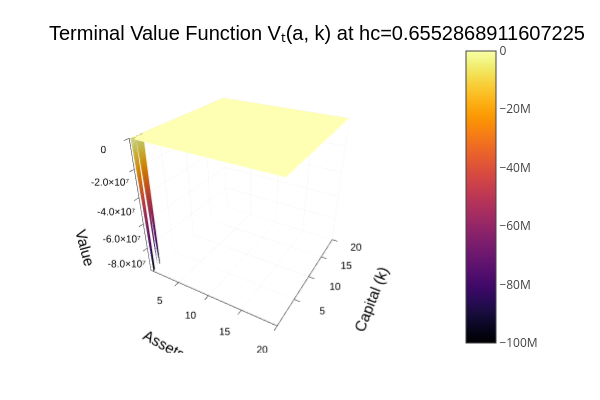

The code cell stored with this chart in its notebook:
### Code cell
using Plots
plotlyjs()
# Get the grids
a_grid = model_baseline.a_grid
k_grid = model_baseline.k_grid
hc_mid = Int(ceil(length(model_baseline.hc_grid) / 2))
T_terminal = model_baseline.T

# Slice value function for fixed hc
V_slice = model_baseline.sol_v[T_terminal, :, :, 30] # size: (Na, Nk)

# 3D Surface Plot
surface(
    a_grid, k_grid, V_slice';   # Transpose for correct orientation
    xlabel = "Assets",
    ylabel = "Capital (k)",
    zlabel = "Value",
    title = "Terminal Value Function Vₜ(a, k) at hc=$(model_baseline.hc_grid[hc_mid])"
)

### Figure 1 — Plotly figure (JSON) as saved in the notebook; plotly's stock layout.template omitted (floating-point values rounded to 4 significant figures; data arrays with more than 128 entries replaced by an {"elided": "..."} marker saying what was removed)
{"data": [{"colorbar": {"len": 0.8657, "title": "", "x": 0.7605, "y": 0.5087}, "colorscale": {"elided": "256x2 mixed values"}, "name": "y1", "opacity": null, "scene": "scene", "showlegend": false, "showscale": true, "type": "surface", "x": {"elided": "200 float values"}, "xaxis": "x", "y": [0.01, 0.1769, 0.3934, 0.6337, 0.8909, 1.161, 1.443, 1.734, 2.034, 2.341, 2.655, 2.976, 3.302, 3.634, 3.971, 4.313, 4.659, 5.01, 5.77, 6.756, 7.85, 9.021, 10.25, 11.53, 12.86, 14.22, 15.62, 17.05, 18.51, 20], "yaxis": "y", "z": {"elided": "30x200 float values"}, "zaxis": "z", "zmax": 27.75, "zmin": -100000000.0}], "layout": {"annotations": [{"font": {"color": "rgba(0, 0, 0, 1.000)", "family": "sans-serif", "size": 20}, "rotation": 0, "showarrow": false, "text": "Terminal Value Function Vₜ(a, k) at hc=0.6552868911607225", "x": 0.5275, "xanchor": "center", "xref": "paper", "y": 1, "yanchor": "top", "yref": "paper"}], "height": 400, "legend": {"bgcolor": "rgba(255, 255, 255, 1.000)", "bordercolor": "rgba(0, 0, 0, 1.000)", "borderwidth": 1, "font": {"color": "rgba(0, 0, 0, 1.000)", "family": "sans-serif", "size": 11}, "title": {"font": {"color": "rgba(0, 0, 0, 1.000)", "family": "sans-serif", "size": 15}, "text": ""}, "tracegroupgap": 0, "traceorder": "normal", "x": 1, "xanchor": "auto", "y": 1, "yanchor": "auto"}, "margin": {"b": 20, "l": 0, "r": 0, "t": 20}, "paper_bgcolor": "rgba(255, 255, 255, 1.000)", "plot_bgcolor": "rgba(255, 255, 255, 1.000)", "scene": {"camera": {"eye": {"x": 1.126, "y": -1.95, "z": 1.3}, "projection": "orthographic"}, "domain": {"x": [0.06165, 0.7605], "y": [0.07581, 0.9415]}, "xaxis": {"gridcolor": "rgba(0, 0, 0, 0.100)", "gridwidth": 0.5, "linecolor": "rgba(0, 0, 0, 1.000)", "mirror": false, "range": [0.01, 20], "showgrid": true, "showline": true, "showticklabels": true, "tickangle": 0, "tickcolor": "rgb(0, 0, 0)", "tickfont": {"color": "rgba(0, 0, 0, 1.000)", "family": "sans-serif", "size": 11}, "tickmode": "array", "ticks": "inside", "ticktext": ["5", "10", "15", "20"], "tickvals": [5, 10, 15, 20], "title": "Assets", "titlefont": {"color": "rgba(0, 0, 0, 1.000)", "family": "sans-serif", "size": 15}, "type": "-", "visible": true, "zeroline": false, "zerolinecolor": "rgba(0, 0, 0, 1.000)"}, "yaxis": {"gridcolor": "rgba(0, 0, 0, 0.100)", "gridwidth": 0.5, "linecolor": "rgba(0, 0, 0, 1.000)", "mirror": false, "range": [0.01, 20], "showgrid": true, "showline": true, "showticklabels": true, "tickangle": 0, "tickcolor": "rgb(0, 0, 0)", "tickfont": {"color": "rgba(0, 0, 0, 1.000)", "family": "sans-serif", "size": 11}, "tickmode": "array", "ticks": "inside", "ticktext": ["5", "10", "15", "20"], "tickvals": [5, 10, 15, 20], "title": "Capital (k)", "titlefont": {"color": "rgba(0, 0, 0, 1.000)", "family": "sans-serif", "size": 15}, "type": "-", "visible": true, "zeroline": false, "zerolinecolor": "rgba(0, 0, 0, 1.000)"}, "zaxis": {"gridcolor": "rgba(0, 0, 0, 0.100)", "gridwidth": 0.5, "linecolor": "rgba(0, 0, 0, 1.000)", "mirror": false, "range": [-100000000.0, 27.75], "showgrid": true, "showline": true, "showticklabels": true, "tickangle": 0, "tickcolor": "rgb(0, 0, 0)", "tickfont": {"color": "rgba(0, 0, 0, 1.000)", "family": "sans-serif", "size": 11}, "tickmode": "array", "ticks": "inside", "ticktext": ["-8.0×10⁷", "-6.0×10⁷", "-4.0×10⁷", "-2.0×10⁷", "0"], "tickvals": [-80000000, -60000000, -40000000, -20000000, 0], "title": "Value", "titlefont": {"color": "rgba(0, 0, 0, 1.000)", "family": "sans-serif", "size": 15}, "type": "-", "visible": true, "zeroline": false, "zerolinecolor": "rgba(0, 0, 0, 1.000)"}}, "showlegend": true, "width": 600}}
